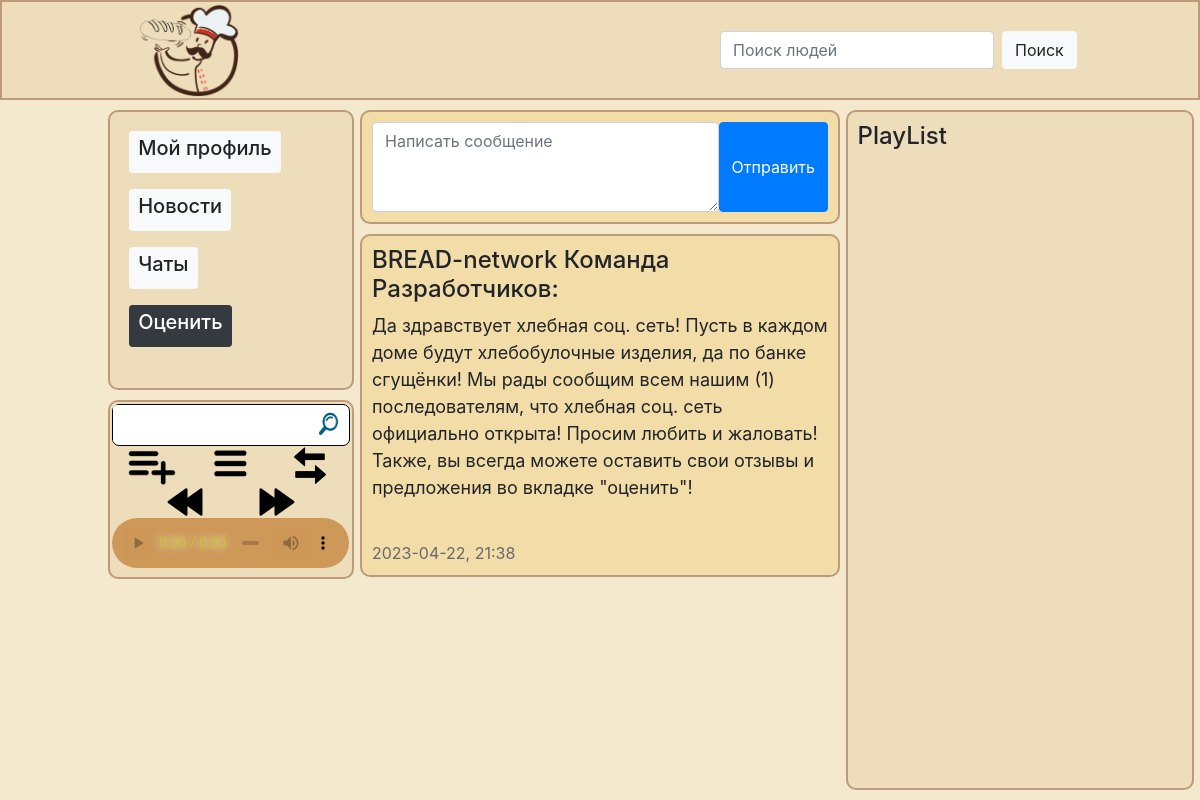
Screenshot of /news (signed in) with the database file from the repository.
### data/news.py (models this page shows)
class News(SqlAlchemyBase, UserMixin, SerializerMixin):
    __tablename__ = 'news'
    id = sqlalchemy.Column(sqlalchemy.Integer,
                           primary_key=True, autoincrement=True)
    text = sqlalchemy.Column(sqlalchemy.String)
    creator_id = sqlalchemy.Column(sqlalchemy.Integer,
                                   sqlalchemy.ForeignKey("users.id"))
    creation_date = sqlalchemy.Column(sqlalchemy.DateTime, default=datetime.datetime.now)

### data/user.py (models this page shows, shortened)
class User(SqlAlchemyBase, UserMixin, SerializerMixin):
    __tablename__ = 'users'
    id = sqlalchemy.Column(sqlalchemy.Integer,
                           primary_key=True, autoincrement=True)
    surname = sqlalchemy.Column(sqlalchemy.String)
    name = sqlalchemy.Column(sqlalchemy.String)
    age = sqlalchemy.Column(sqlalchemy.Integer)
    num_phone = sqlalchemy.Column(sqlalchemy.String)
    address = sqlalchemy.Column(sqlalchemy.String)
    email = sqlalchemy.Column(sqlalchemy.String, unique=True)
    way_profile_img = sqlalchemy.Column(sqlalchemy.String)
    current_track_info = sqlalchemy.Column(sqlalchemy.String)
    playList = sqlalchemy.Column(sqlalchemy.String)
    current_order_playList = sqlalchemy.Column(sqlalchemy.String)
    current_ind_track = sqlalchemy.Column(sqlalchemy.Integer)
    hashed_password = sqlalchemy.Column(sqlalchemy.String, nullable=True)

### main.py (the view, shortened to what this page needs)
@app.route('/', methods=['GET', 'POST'])
@app.route('/news', methods=['GET', 'POST'])
def news():
    if not current_user.is_authenticated:
        return redirect('/login')
    autoplay = ""
    found_people = ""
    db_sess = db_session.create_session()
    authorized_user = db_sess.query(User).filter(User.id == current_user.id).first()
    form_music, form_actions_playList, form_actions_tracks = creat_forms_music()
    if form_music.validate_on_submit():
        processing_search_music(form_music=form_music, authorized_user=authorized_user, db_sess=db_sess)
    if form_actions_playList.validate_on_submit():
        processing_playList_actions(form_actions_playList, authorized_user, db_sess)
    if form_actions_tracks.validate_on_submit():
        processing_tracks_actions(form_actions_tracks, authorized_user, db_sess)
    cur_track = get_current_track(authorized_user)
    ready_news = get_news(authorized_user)
    return render_template('news.html', link_logo=url_for('static', filename='img/logo.png'),
                           form_music=form_music,
                           form_actions_playList=form_actions_playList,
                           form_actions_tracks=form_actions_tracks,
                           src_music=f'/static/music/wav/{cur_track}.wav',
                           autoplay=autoplay,
                           current_user=current_user,
                           playList=eval(authorized_user.playList)[::-1],
                           news=ready_news,
                           found_people=found_people)

### forms/music.py
class MusicForm(FlaskForm):
    input_music = StringField('Название трека', validators=[DataRequired()])
    btn_search = SubmitField(' ')

### forms/actions_with_playList.py
class ActionsWithPlayList(FlaskForm):
    add_playList = SubmitField(' ')
    direct_order_playList = SubmitField(' ')
    random_order_playList = SubmitField(' ')

### data/db_session.py (called while the page is built)
def create_session() -> Session:
    global __factory
    return __factory()

### main.py (called while the page is built)
@login_manager.user_loader
def load_user(user_id):
    db_sess = db_session.create_session()
    return db_sess.get(User, user_id)

def creat_forms_music():
    form_music = MusicForm()
    form_actions_playList = ActionsWithPlayList()
    form_actions_tracks = ActionsWithTracks()
    return form_music, form_actions_playList, form_actions_tracks

def get_current_track(authorized_user):
    cur_track = ""
    if authorized_user.current_track_info:
        track_info = eval(authorized_user.current_track_info)
        print(track_info)
        cur_track = track_info[3]
    return cur_track

def get_news(authorized_user, filter_user=None):
    db_sess = db_session.create_session()
    if filter_user:
        prenews = db_sess.query(User.name, User.surname, News.text, News.creation_date) \
            .filter(News.creator_id == authorized_user.id).join(User, User.id == News.creator_id).all()
    else:
        prenews = db_sess.query(User.name, User.surname, News.text, News.creation_date) \
            .join(User, User.id == News.creator_id).all()
    ready_news = []
    for new in prenews:
        time = ':'.join(str(new[3].time()).split('.')[0].split(':')[:-1])
        date = str(new[3].date())
        new = [*new[:-1], f'{date}, {time}']
        ready_news.append(new)
    ready_news.sort(key=lambda a: a[3], reverse=True)
    print("jfgvjfg   ", ready_news)
    return ready_news

### templates/news.html
{% extends "base.html" %}
{% block links %}
<link rel="stylesheet" href="/static/css/news.css">
{%endblock%}
{% block content %}
    <div class="block_main">
      <form class="" action="" method="post">
        <div class="input_and_btn">
          <textarea class="form-control" placeholder="Написать сообщение" id="floatingTextarea2" name="text_news"></textarea>
          <button type="submit" class="btn btn-primary" name="add_news">Отправить</button>
        </div>
      </form>
    </div>
    {% for item in news %}
        <div class="block_main">
            <h4>{{item[0]}} {{item[1]}}:</h4>
            <p><font size="4">{{item[2]}}</font></p>
            <br><font color="#696969" size="3">{{item[3]}}</font>
        </div>
    {% endfor %}
{% endblock %}

### static/css/base.css (style rules this page uses)
body { padding: 0px; background-color: #F5E9CD; }
input { outline:none; }
.block_main { margin-top: 10px; padding: 10px; background-color: #f2dca7; border: 2px solid #BD9A7A; border-radius: 10px; position: relative; top: 100px; width: 40%; left: 30%; }

### static/css/music_block.css (style rules this page uses)
.music_block .search_block .input_music { outline: none; border: 0px; }
.music_block .search_block .btn_search { background-image: url(../img/search.png); background-repeat: no-repeat; background-position: center center; background-size: 40px 40px; padding: 0; width: 50px; height: 40px; }
.music_block .actions_with_playlist_block .btn_add { background-image: url(../img/add_playList_2.png); background-repeat: no-repeat; background-position: center center; background-size: 48px 40px; padding: 0; width: 50px; height: 40px; }
.music_block .actions_with_playlist_block .btn_direct_order { background-image: url(../img/direct_order_2.png); background-repeat: no-repeat; background-position: center center; background-size: 35px 35px; padding: 0; width: 50px; height: 40px; }
.music_block .actions_with_playlist_block .btn_random_order { background-image: url(../img/random_order.png); background-repeat: no-repeat; background-position: center center; background-size: 56px 40px; padding: 0; width: 50px; height: 40px; }
.music_block .actions_with_tracks_block .next_track { background-image: url(../img/next_track.png); background-repeat: no-repeat; background-position: center center; background-size: 40px 40px; padding: 0; width: 40px; height: 32px; }
.music_block .actions_with_tracks_block .back_track { background-image: url(../img/back_track.png); background-repeat: no-repeat; background-position: center center; background-size: 40px 40px; padding: 0; width: 40px; height: 32px; }

### static/css/news.css (style rules this page uses)
.input_and_btn { display: inline-flex; width: 100%; }
.input_and_btn textarea { min-height: 90px; max-height: 90px; }

### rows the page displays
News: name "BREAD-network", surname "Команда Разработчиков", text "Да здравствует хлебная соц. сеть! Пусть в каждом доме будут хлебобулочные изделия, да по банке сгущёнки! Мы рады сообщим всем нашим (1) последователям, что хлебная соц. сеть официально открыта! Просим любить и жаловать! Также, вы всегда можете оставить свои отзывы и предложения во вкладке \"оценить\"!", creation_date "2023-04-22, 21:38"
